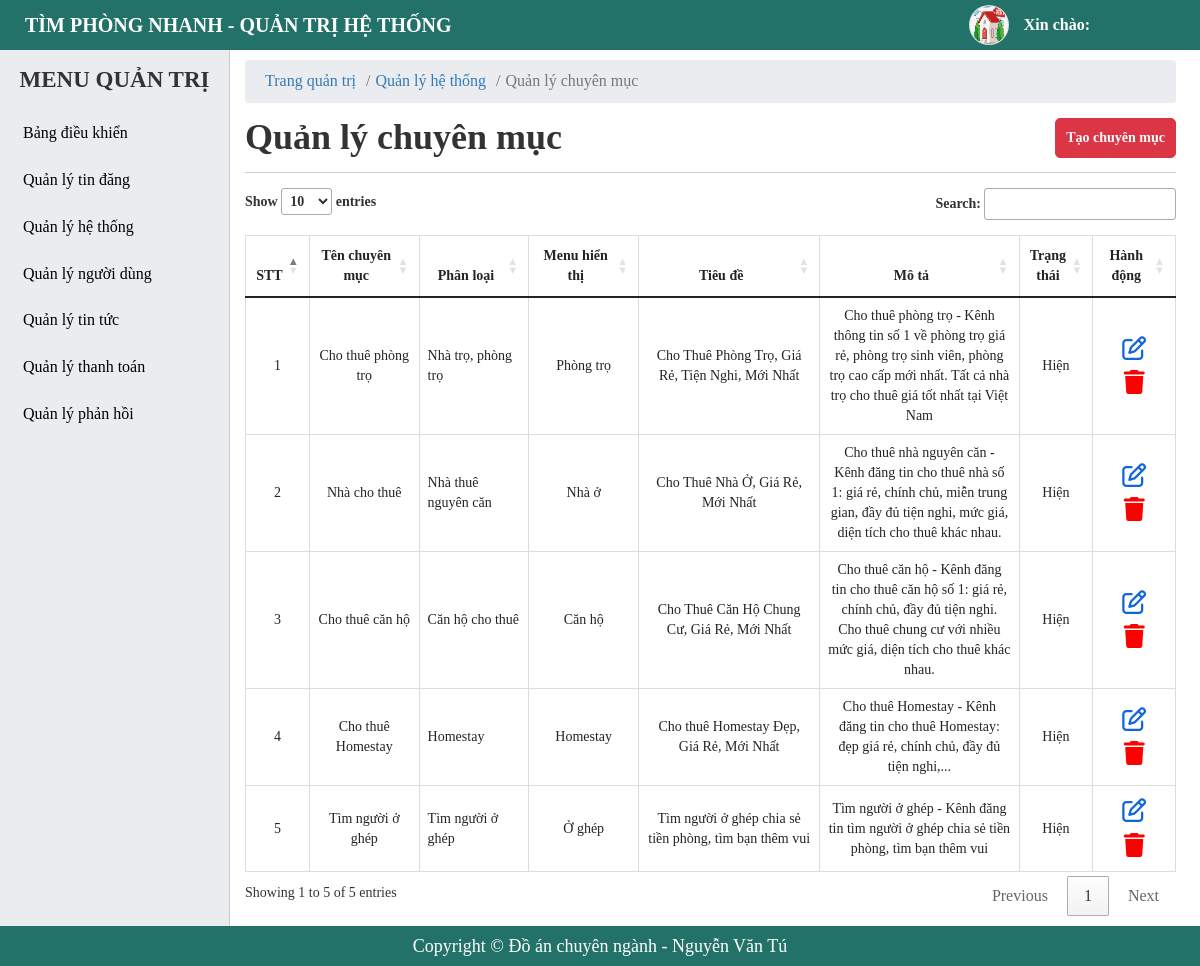
The page /admin/categories.php on the database as committed earlier.
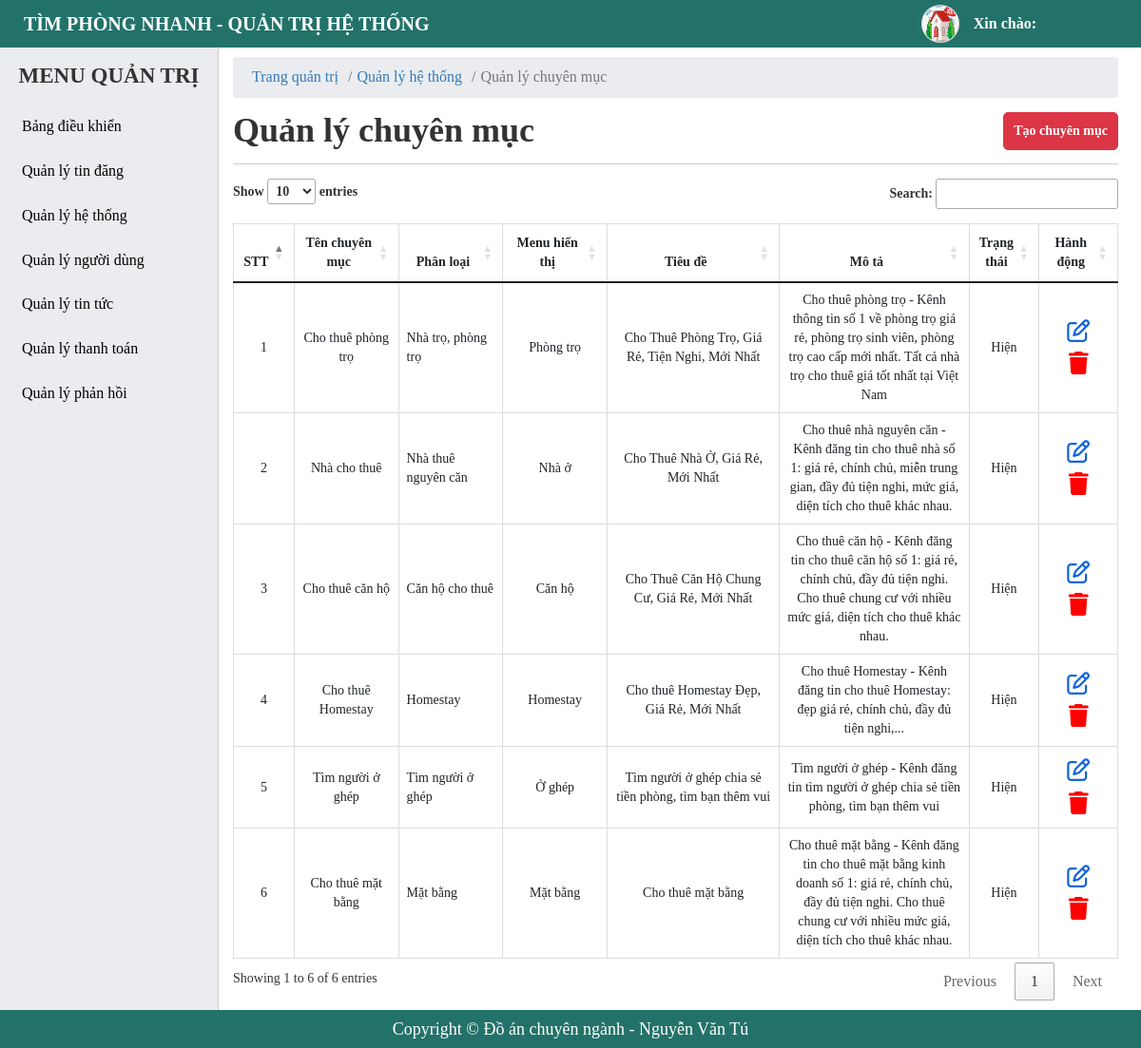
The same page on the database as committed later.
### tables this page shows
CREATE TABLE `tbl_categories` (
  `id` bigint(20) NOT NULL,
  `name` varchar(255) NOT NULL,
  `classify` varchar(255) NOT NULL,
  `slug` varchar(255) NOT NULL,
  `type` varchar(255) NOT NULL,
  `title` varchar(255) NOT NULL,
  `description` varchar(255) NOT NULL,
  `status` int(11) NOT NULL DEFAULT 1,
  `created_at` timestamp NOT NULL DEFAULT current_timestamp(),
  `updated_ad` timestamp NOT NULL DEFAULT current_timestamp()
);

### admin/categories.php (the view, shortened to what this page needs)
<?php
    include './include/connect.php';
    $queryCate = $conn->prepare("SELECT * FROM tbl_categories");
    $queryCate->execute();
    $resultsCate = $queryCate->fetchAll(PDO::FETCH_OBJ);
?>
<!DOCTYPE html>
<html lang="en">
<head>
    <?php include('include/link-css.php');?>
</head>
<body>
    <?php
     include('include/header.php');
    ?>
    <div id="main">
        <?php
        include('include/sidebar.php');
        ?>
        <div id="main-right">
            <nav aria-label="breadcrumb">
                <ol class="breadcrumb">
                    <li class="breadcrumb-item"><a href="#">Trang quản trị</a></li>
                    <li class="breadcrumb-item"><a href="#">Quản lý hệ thống</a></li>
                    <li class="breadcrumb-item active" aria-current="page">Quản lý chuyên mục</li>
                </ol>
            </nav>
            <section class="main-right-title">
                <div class="form-title">
                    <h1>Quản lý chuyên mục</h1>
                </div>
                <div class="account-btn">
                    <button class="btn btn-post btn-add">Tạo chuyên mục</button>
                </div>
            </section>
            <div class="main-right-table">
                <table class="table table-bordered table-post-list" id = "table-manage">
                    <thead>
                        <tr>
                            <th style="width: 5%;" >STT</th>
                            <th style="width: 12%;" >Tên chuyên mục</th>
                            <th style="width: 12%;" >Phân loại</th>
                            <th style="width: 12%;" >Menu hiển thị</th>
                            <th style="width: 20%;" >Tiêu đề</th>
                            <th style="width: 22%;" >Mô tả</th>
                            <th style="width: 8%;" >Trạng thái</th>
                            <th style="width: 10%;" >Hành động</th>
                        </tr>
                    </thead>
                    <tbody >
                        <?php foreach ($resultsCate as $key => $value) { ?>
                            <tr>
                                <td><?php echo $key+1 ?></td>
                                <td>
                                    <p><?php echo $value -> name ?></p>
                                </td>
                                <td style="text-align: left; ">
                                    <p><?php echo $value -> classify ?></p>
                                </td>
                                <td>
                                    <p><?php echo $value -> type ?></p>
                                </td>
                                <td>
                                    <p><?php echo $value -> title ?></p>
                                </td>
                                <td>
                                    <p><?php echo $value -> description ?></p>
                                </td>
                                <td>
                                    <?php if( $value -> status == 1){ ?>
                                        <p>Hiện</p>
                                    <?php }else{ ?>
                                        <p>Ẩn</p>
                                    <?php } ?>
                                </td>
                                <td>
                                    <a href="./categories.php?id=<?php echo $value -> id ?>" class="btn-setting btn-edit" style = "color: #1266dd;"><i class="fa-regular fa-pen-to-square"></i></a>
                                    <a href="./categories.php?del=<?php echo $value -> id ?>" class="btn-setting" style = "color: red;" onclick="return confirm('Bạn chắc chắn muốn xóa?');" ><i class="fa-solid fa-trash"></i>
                                    </a>
                                </td>
                            </tr>
                        <?php } ?>
                    </tbody>
                </table>
            </div>
        </div>
    </div>
    <?php include('include/footer.php');?>
</body>
</html>

Rows that differ between the two databases and show on the page:
added tbl_categories: name "Cho thuê mặt bằng", classify "Mặt bằng", type "Mặt bằng", title "Cho thuê mặt bằng", description "Cho thuê mặt bằng - Kênh đăng tin cho thuê mặt bằng kinh doanh số 1: giá rẻ, chính chủ, đầy đủ tiện nghi. Cho thuê chung cư với nhiều mức giá, diện tích cho thuê khác nhau.", status "Hiện"
Other text that changed with them:
text written by a page script: "Show entries Search: Showing 1 to 5 of 5 entries Previous 1 Next" → "Show entries Search: Showing 1 to 6 of 6 entries Previous 1 Next"
